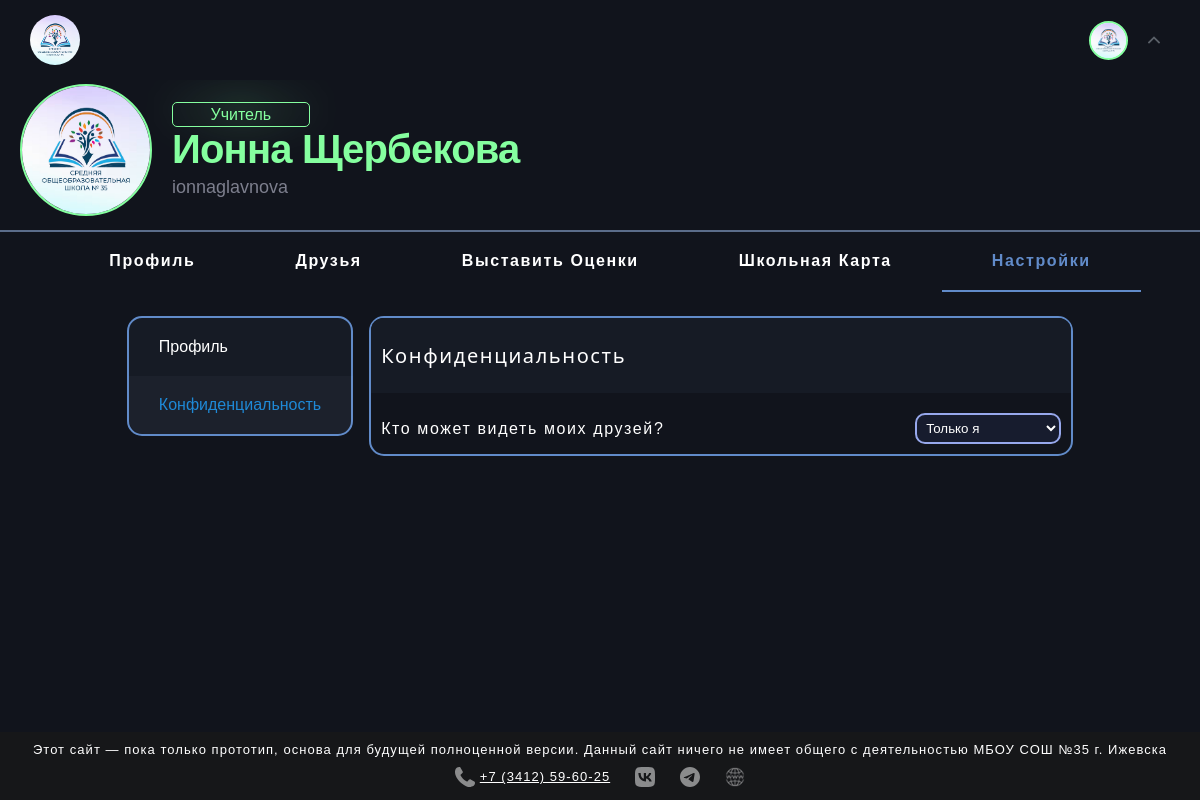
The page /profile/ionnaglavnova/settings/confidentiality (signed in) on the database its author committed.
### accounts/models.py (models this page shows, shortened)
class User(AbstractUser):
    ROLES = (
        ('student', 'Ученик'),
        ('teacher', 'Учитель'),
    )
    role = models.CharField(max_length=10, choices=ROLES, default='student')
    classroom = models.CharField(max_length=10, blank=True, null=True, verbose_name="Класс")
    username = models.CharField(max_length=20, unique=True, blank=False)
    email = models.EmailField(max_length=20, unique=True, blank=False)
    birth_date = models.DateField(null=True, blank=True)
    phone = models.CharField(max_length=15, blank=True)
    cover = models.ImageField(upload_to=rename_file, default="profile_image/default.png", blank=True)
    is_teacher = models.BooleanField(default=False)
    lesson_name = models.CharField(max_length=20, blank=True, null=True, default=None)

class PrivacySettings(models.Model):
    PRIVACY_CHOICES = [
        (2, 'Для всех'),
        (1, 'Только друзья'),
        (0, 'Только я'),
    ]
    user = models.OneToOneField(User, on_delete=models.CASCADE, related_name='privacy_settings')
    show_friends = models.IntegerField(choices=PRIVACY_CHOICES, default=2)
    show_grades = models.IntegerField(choices=PRIVACY_CHOICES, default=2)

### accounts/views.py (the view)
# urls.py: path('<str:username>/settings/confidentiality', views.confidentiality, name='confidentiality'),
@login_required()
def confidentiality(request, username):
    user = get_object_or_404(User, username=username)
    if user != request.user:
        return HttpResponseRedirect('/')
    else:
        privacy_user = PrivacySettings.objects.filter(user=user).first()
        return render(request, 'settings/confidentiality.html', {'user': user,
                                                                 'cover': user.cover,
                                                                 'privacy_user': privacy_user})

### accounts/templates/settings/confidentiality.html (shortened to what this page needs)
{% load static %}
<!DOCTYPE html>
<html>
<head>
    <link rel="stylesheet" href="{% static 'css/style2.css' %}">
    <link rel="stylesheet" href="{% static 'css/profile.css' %}">
    <link rel="stylesheet" href="{% static 'css/settings.css' %}">
    <link rel="stylesheet" href="{% static 'css/footer.css'%}">
</head>
<body>
    <header>
        <div class="logo">
            <a href="{% url 'blog_news' %}"><img src="{% static 'media/logo.png' %}" class="logo-image"></a>
        </div>
        {% if request.user.is_authenticated %}
        <div class="account">
            <nav id="profile">
                    <div class="header__block_profile">
                        {% if request.user.is_authenticated %}
                        <div class="header__profile">
                            <div class="header__sphere">
                                <img src="{{ request.user.cover.url }}" loading="lazy" id="{% if request.user.is_superuser %}header__superuser_user{% elif user.is_teacher %}header__teacher_user{% endif %}">
                            </div>
                                <img src="{% static 'media/arrow.svg' %}" loading="lazy" class="header__arrow">
                        </div>
                        {% else %}
                        <a href="{% url 'login' %}">Войти</a>
                        {% endif %}
                    </div>
            </nav>
        </div>
        {% endif %}
    </header>
    <main>
        <div class="user_profile">
            <img src="{{ cover.url }}" loading="lazy" class="avatar {% if user.is_superuser %}superuser_user_border{% elif user.is_teacher %} teacher_user_border{% endif %}">
            <div class="names">
                {% if user.is_superuser %}
                <div class="profile_badge">
                    <span style>STAFF</span>
                </div>
                {% elif user.is_teacher %}
                <div class="profile_badge teacher">
                    <span style>Учитель</span>
                </div>
                {% endif %}
                <span style="font-size: 40px; letter-spacing: -0.02em; font-weight:bold; margin-bottom: 5px;" class="{% if user.is_superuser %}superuser_user {% elif user.is_teacher %} teacher_user {% endif %}">{{ user.first_name }} {{ user.last_name }}</span>
                <span style="font-size: 18px; color: #c9cadd96;">{{ user.username }} {% if not user.is_teacher %} {{ user.classroom }} {% endif %}</span>
            </div>
        </div>
        <div class="razdel">
            <nav class="profile_info">
                <div class="profile route"><a href="{% url 'profile' user.username %}">Профиль</a></div>
                <div class="friends route"><a href="{% url 'friends' user.username %}">Друзья</a></div>
                {% if not user.is_teacher %}<div class="grades route"><a href="{% url 'grades' user.username %}">Оценки</a></div>
                {% else %} <div class="grades route"><a href="{% url 'add_grades' user.username %}">Выставить Оценки</a></div>  {% endif %}
                {% if user == request.user %}
                <div class="settings route"><a href="{% url 'school_card' user.username %}">Школьная Карта</a></div>
                {% endif %}
                {% if user == request.user %}
                <div class="settings active route"><a href="{% url 'settings' user.username %}"><span class="active2">Настройки</span></a></div>
                {% endif %}
            </nav>
        </div>
        <div class="settings-class">
            <div class ="settings-choice">
                <div class="tab-link"><a href="{% url 'settings' user.username %}">Профиль</a></div>
                <div class="active_setting tab-link"><a href="{% url 'confidentiality' user.username %}"  style="color: #1f89d6;">Конфиденциальность</a></div>
            </div>
            <div class="settings-block">
                <div class="title">Конфиденциальность</div>
                <div class="settings-show-friends">
                    Кто может видеть моих друзей?
                    <form method="post">
                        <select id="settings-show-friends-select">
                            {% if privacy_user.show_friends == 0 %} <option value='0' selected> {% else %} <option value='0'> {% endif %} Только я</option>
                        </select>
                    </form>
                </div>
            </div>
        </div>
    </main>
    <div class="wrapper">
        <footer>
            <div class="footer-elements">
                <div class="footer-info-text">Этот сайт — пока только прототип, основа для будущей полноценной версии. Данный сайт ничего не имеет общего с деятельностью МБОУ СОШ №35 г. Ижевска</div>
                <div class="footer-logos">
                    <div class="footer-logo-phone"><a href="tel:73412596025"><img src="{% static 'media/phone.svg' %}">+7 (3412) 59-60-25</a></div>
                    <div class="footer-logo-vk"><a href="https://vk.com/izhevskschool35"><img src="{% static 'media/vk.svg' %}"></a></div>
                    <div class="footer-logo-telegram"><a href="https://t.me/izhevskschool35"><img src="{% static 'media/telegram.svg' %}"></a></div>
                    <div class="footer-logo-web"><a href="shkola35izhevsk-r18.gosweb.gosuslugi.ru"><img src="{% static 'media/web.png' %}"></a></div>
                </div>
            </div>
        </footer>
    </div>
</body>
</html>

### accounts/static/css/style2.css (style rules this page uses)
body { background-color: #11141c; color: white; font-family: Arial, Helvetica, sans-serif; transition: all .3s ease; }
header { background: #11141c; position: fixed; display: flex; justify-content: space-between; top: 0; right: 0; left: 0; height: 50px; padding: 15px 30px; transition: all 0.2s ease; z-index: 10; }
main { display: block; height: 100%; overflow-x: hidden; overflow-y: auto; padding-top: 70px; transition: all 0.2s ease; }
a { color: #FFF; text-decoration: none; z-index: 1000; }
.logo { border-radius: 50%; display: flex; overflow: hidden; }
.logo-image { width: 50px; height: 50px; }
.avatar { width: 128px; height: 128px; border-radius: 50%; margin: 14px 20px; }
.razdel { border-top: 2px #5b6d8a solid; }
.user_profile { display: flex; position: relative; align-items: center; }
.names { display: flex; flex-direction: column; }
.profile_badge { display: flex; position: relative; align-items: center; height: 23px; width: 35%; padding: 0 7px; border: 1px #fda0a0 solid; color: #fda0a0; border-radius: 5px; justify-content: center; filter: drop-shadow(0 -5px 20px rgba(253, 160, 160, 1)); }
.teacher_user { color: #85ff9f; }
.teacher_user_border { border: 2px #85ff9f solid; }
.teacher { color: #85ff9f; border: 1px rgb(133, 255, 159) solid; filter: drop-shadow(0 -5px 20px rgba(133, 255, 159)); }
.profile_info { display: flex; justify-content: center; font-weight: 700; text-decoration: none; letter-spacing: 0.1em; }
.profile { width: auto; padding: 20px 50px; }
.grades { width: auto; padding: 20px 50px; }
.friends { width: auto; padding: 20px 50px; }
.settings { width: auto; padding: 20px 50px; }
.active { animation: 1s show ease; animation-fill-mode: forwards; }
.active2 { animation: 1s show2 ease; animation-fill-mode: forwards; color: rgba(97, 139, 201, 1) }

### static/css/profile.css (style rules this page uses)
#header__teacher_user { border: 2px #85ff9f solid; }
.header__profile { display: flex; align-items: center; cursor: pointer; }
.header__sphere img { align-items: center; background: #fff; border-radius: 50%; display: flex; justify-content: center; height: 35px; width: 35px; overflow: hidden; border: 1px #fff solid; margin: 10px; }
.header__arrow { color: white; padding: 10px; cursor: pointer; font-size: 16px; text-align: center; transition: transform 0.3s ease; transform: rotate(0deg); }
#profile { display: flex; align-items: center; }
.account { display: flex; position: relative; margin: 0; gap: 10px; }

### accounts/static/css/settings.css (style rules this page uses)
form { display: flex; }
.active_setting { background-color: #d3dcff08; }
.settings-class { display: flex; justify-content: center; align-items: stretch; margin-top: 1.5em; }
.settings-choice { display: flex; flex-direction: column; background-color: #161b25; border-radius: 15px; border: 2.5px solid rgba(97, 139, 201, 1); align-items: baseline; height: 100%; animation: 1.3s show-settings ease; }
.settings-choice>div { width: 74%; font-weight: 500; padding-top: 20px; padding-bottom: 20px; padding-left: 30px; padding-right: 30px; }
.settings-choice>div:last-child { border-bottom-left-radius: 15px; border-bottom-right-radius: 15px; }
.settings-choice>div:first-child { border-top-left-radius: 15px; border-top-right-radius: 15px; }
.settings-block { display: flex; position: relative; flex-grow: 2; margin-left: 1em; font-weight: 500; letter-spacing: 0.1em; flex-flow: column wrap; max-width: 700px; border: 2.5px solid rgba(97, 139, 201, 1); border-radius: 15px; z-index: 1; gap: 10px; animation: .6s show-settings ease; }
[class^="settings-show-"] { display: flex; justify-content: space-between; align-items: center; }
[class^="settings-show-"] select { padding: 5px; border-radius: 10px; background: #6080ff14; color: #fff; border: 2px solid #97a8ec; }
[class^="settings-show-"] option { color: black; background-color: #eeeeee; }
.settings-block>div { padding: 10px 10px; }
.title { display: flex; font-family: system-ui, -apple-system, BlinkMacSystemFont, 'Segoe UI', Roboto, Oxygen, Ubuntu, Cantarell, 'Open Sans', 'Helvetica Neue', sans-serif; font-size: 20px; background: #161b25; border-radius: 12px 12px 0 0; height: 55px; align-items: center; z-index: 0; }

### rows shown on the page
User: user.cover (picture), first_name "Ионна", last_name "Щербекова", username "ionnaglavnova"
PrivacySettings: show_friends "Только я"
